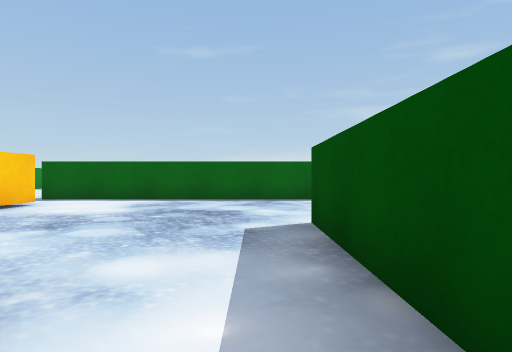
View 1 (above)

21 first-person views from a walk through a scene from a Unity 3-D project. The camera is 0.62 m above the floor, looks level and sees 75° across. The floor is counted in squares, 1 m on a side. Each view is taken from the middle of a square. On the plan, view 1 faces up. The plan holds only what a view shows up to about 10 squares ahead; the rest is blank. The player character is not drawn.

View 2
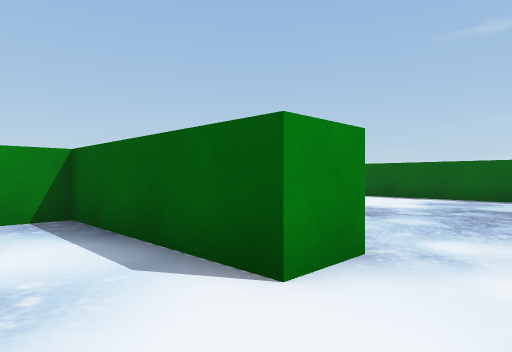

View 3
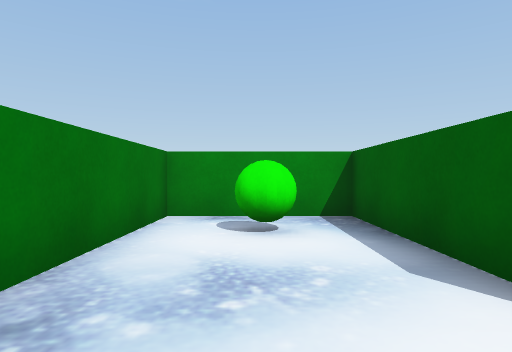

View 4
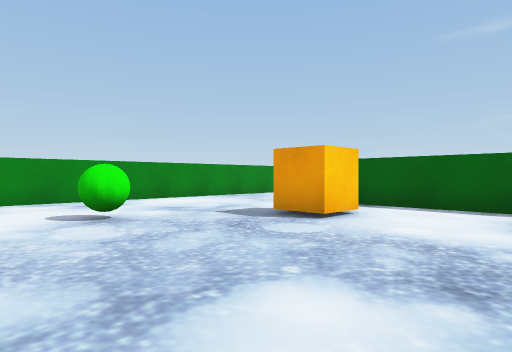

View 5
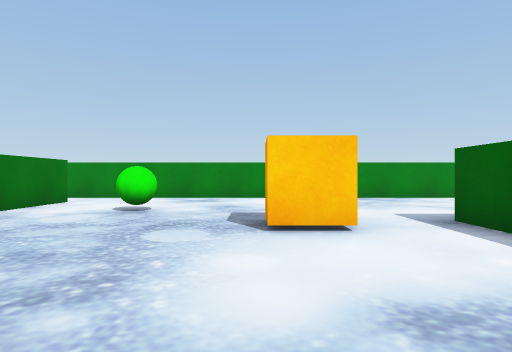

View 6
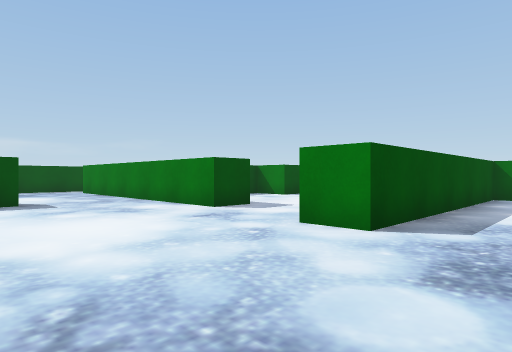

View 7
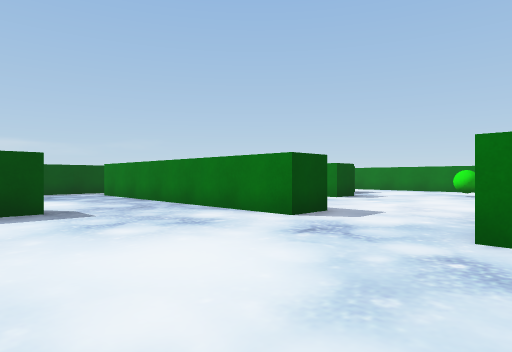

View 8
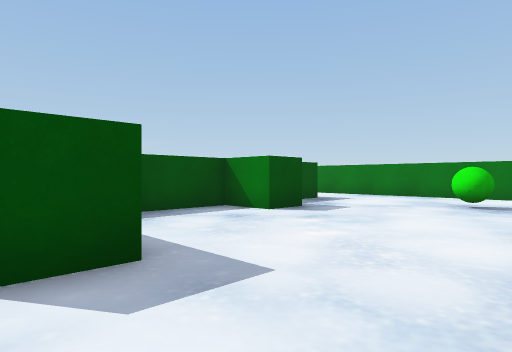

View 9
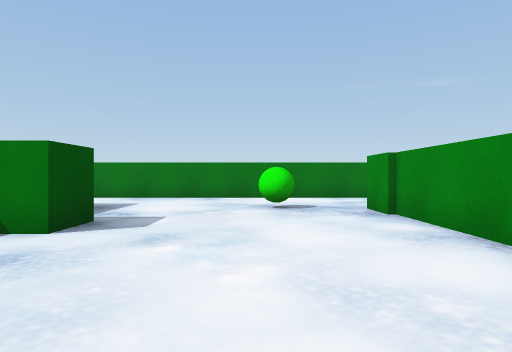

View 10
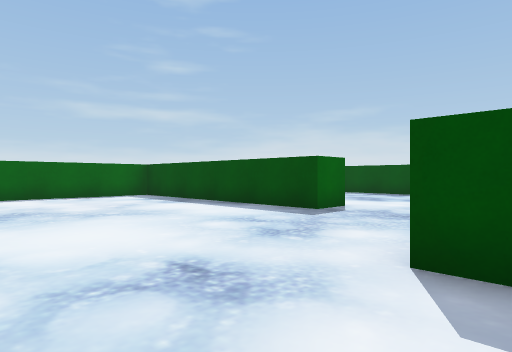

View 11
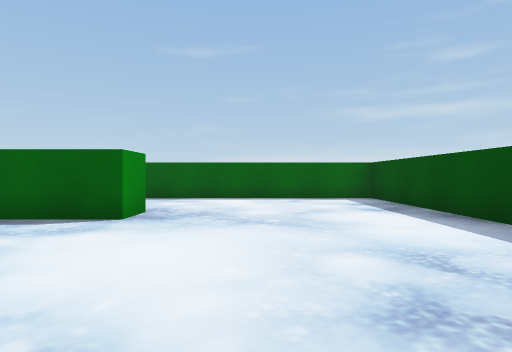

View 12
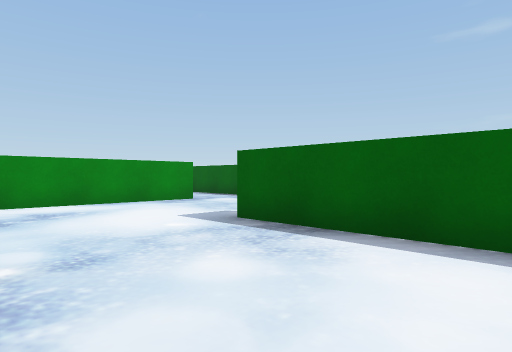

View 13
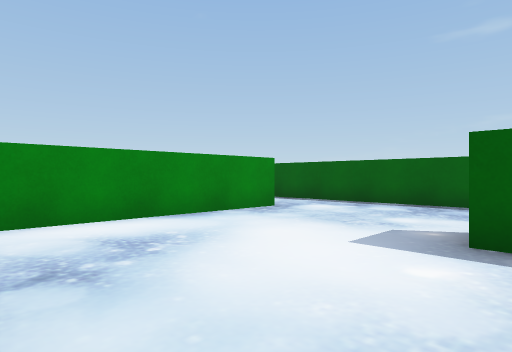

View 14
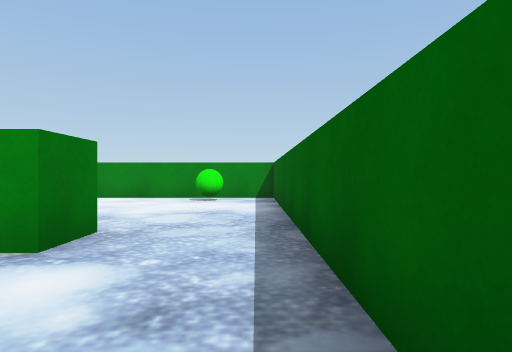

View 15
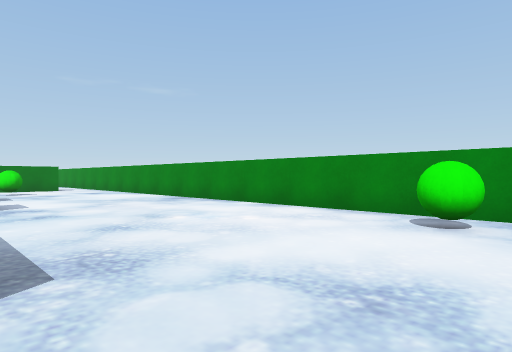

View 16
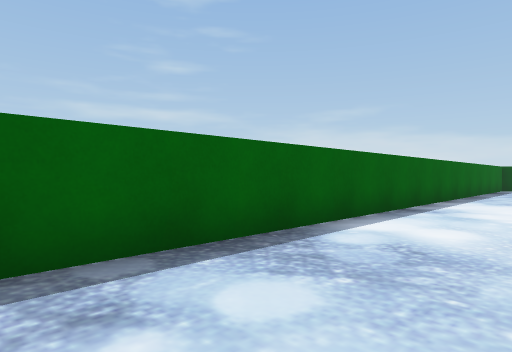

View 17
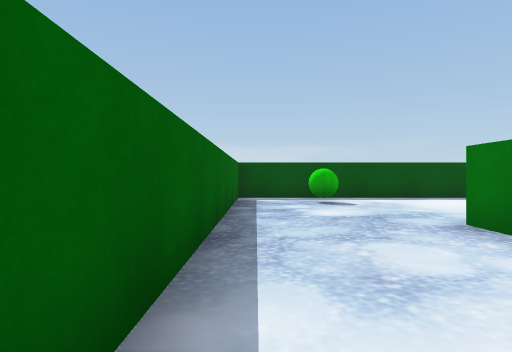

View 18
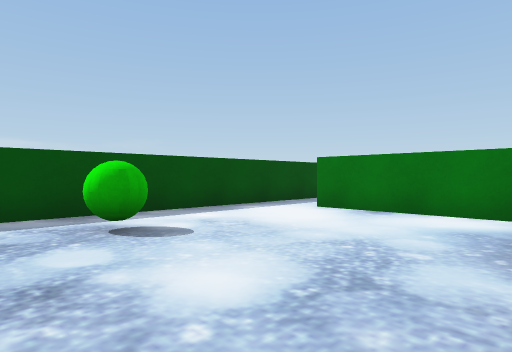

View 19
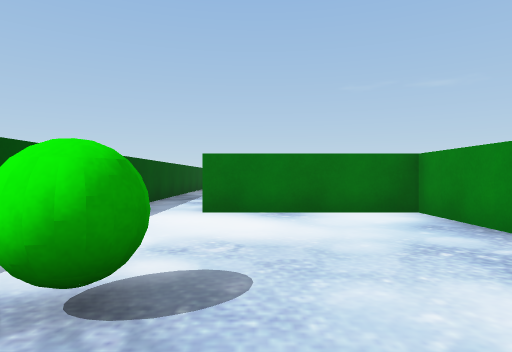

View 20
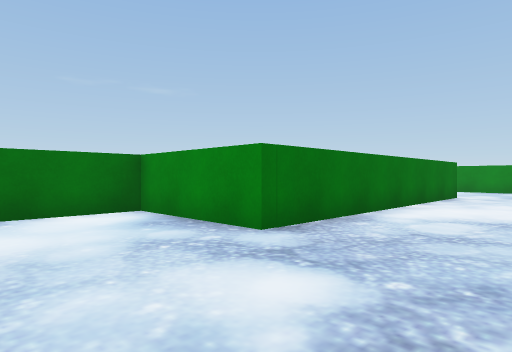

View 21
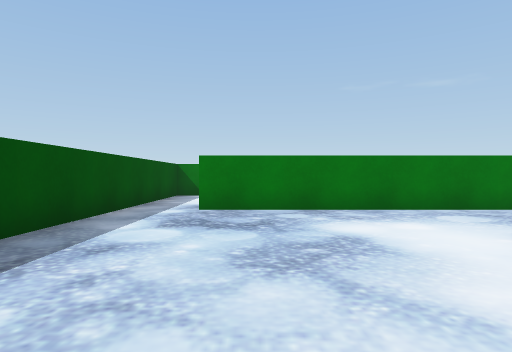

### Floor plan
Points are (right, up) in squares from view 1. A wall is a line through its corners. A room is listed if a view was taken in it or the views show most of it. See-through windows are left out.
Room 1 (views 1, 2, 3)
walls: (-1.3, 0.5) (-5.1, 0.5) (-5.1, -2.4) (-1.8, -2.4); (0.7, -2.4) (0.7, 0.5)
ways out: opening at (-0.5, 1) to room 2
objects: green ball (-4, -1)
Room 2 (views 4, 5, 6, 7, 8, 9, 10, 11, 12, 13, 14, 15, 16, 17, 18, 19, 20)
walls: (2.1, 9.8) (2.1, 8.8) (-5.6, 8.8); (4.3, 2.8) (4.3, 3.9) (6.5, 3.9); (-1.3, 1.5) (-1.3, 0.5); (7.2, 6.6) (7.2, 13.3) (0.2, 13.3); (0.7, 0.5) (0.7, 4.4) (1.8, 4.4); (1.7, 0.1) (1.7, -3.4); (0.2, 14.3) (8.2, 14.3) (8.2, 11.3) (12, 11.3); (-4.8, 15.2) (-3.7, 15.2) (-3.7, 10.5); (6.2, -1.6) (6.2, -0.6) (7.5, -0.6) (7.5, 1.4); (-9, 1.5) (-6.9, 1.5); (7.5, -3.9) (7.5, -3.2); (13.5, 11.5) (13.5, 17.5) (-10.2, 17.5); (0.8, -6.5) (8.6, -6.5); (-10.5, 17.5) (-10.5, 0.6)
ways out: opening at (-0.5, 1) to room 1; opening at (7.5, 5.5) to room 3; opening at (12.5, 11) to room 3; opening at (-9.5, 1)
objects: green ball (-9, 16); green ball (-7, 4); orange cube (-5, 7); green ball (4, -4); green ball (12, 15)
Room 3 (view 21)
walls: (8.2, 6.6) (7.2, 6.6); (13.5, 2.5) (13.5, 11.5); (6.5, 3.9) (12.1, 3.9)
ways out: opening at (7.5, 5.5) to room 2; opening at (12.5, 11) to room 2; opening at (13, 3.5)

Where each view was taken, in squares from view 1:
view 1: 0 up, 0 right, facing up
view 2: 1 down, 0 right, facing up-left
view 3: 1 down, 0 right, facing left
view 4: 2 up, 2 left, facing up-left
view 5: 6 up, 1 left, facing left
view 6: 8 up, 1 left, facing down-right
view 7: 8 up, 1 right, facing down-right
view 8: 4 up, 2 right, facing down-right
view 9: 3 up, 4 right, facing down
view 10: 3 up, 2 right, facing up-right
view 11: 4 up, 4 right, facing up
view 12: 10 up, 4 right, facing up-left
view 13: 10 up, 1 right, facing up-left
view 14: 17 up, 1 left, facing left
view 15: 17 up, 5 left, facing down-left
view 16: 15 up, 3 left, facing up-right
view 17: 17 up, 4 right, facing right
view 18: 17 up, 8 right, facing down-right
view 19: 17 up, 11 right, facing down
view 20: 17 up, 11 right, facing down-left
view 21: 10 up, 11 right, facing down
